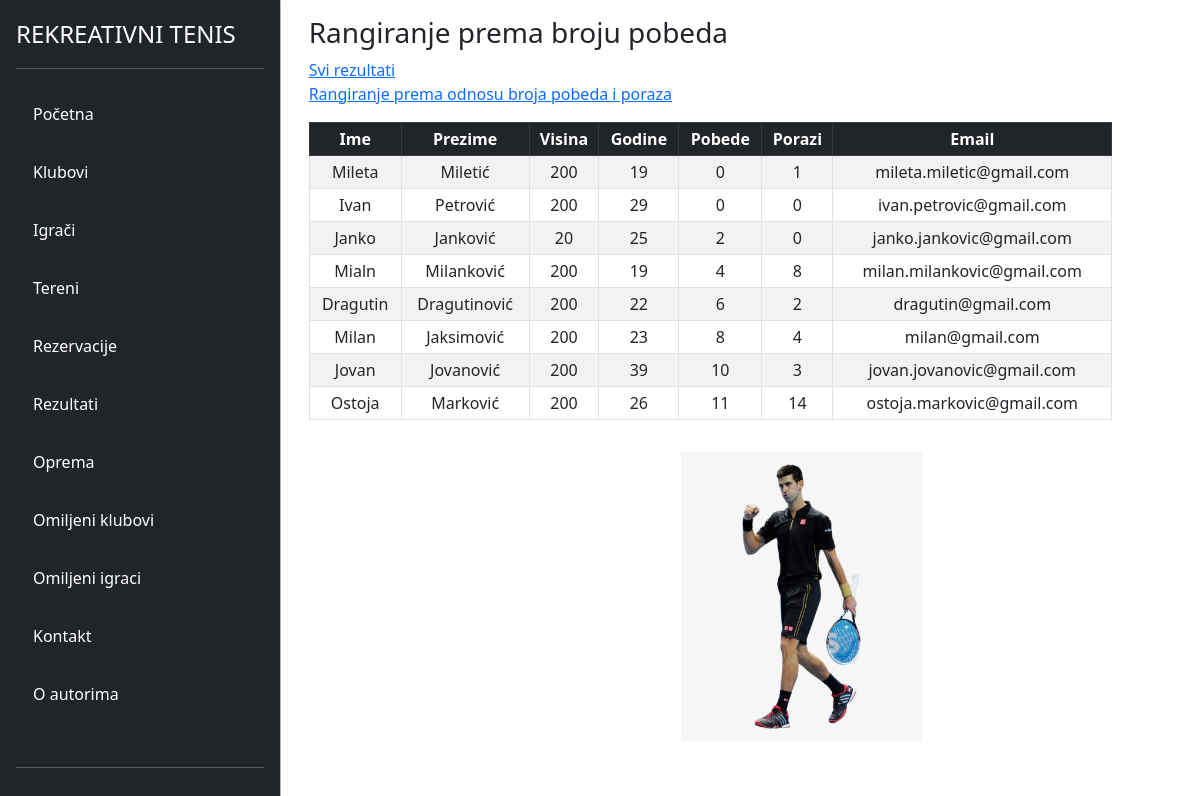
Page /view-gosti/win.php on the committed database.
### tables this page shows
CREATE TABLE `korisnici` (
  `id` int(11) NOT NULL,
  `ime` varchar(255) NOT NULL,
  `prezime` varchar(255) NOT NULL,
  `pol` varchar(50) DEFAULT NULL,
  `visina` int(11) DEFAULT NULL,
  `godine` int(11) DEFAULT NULL,
  `pobeda` int(11) DEFAULT NULL,
  `porazi` int(11) DEFAULT NULL,
  `naziv_kluba` varchar(255) DEFAULT NULL,
  `email` varchar(255) NOT NULL,
  `lozinka` varchar(255) NOT NULL,
  `profilna_slika` longblob DEFAULT NULL,
  `id_opreme` int(11) DEFAULT NULL,
  `id_uloge` int(11) NOT NULL
);

### config/DB.php (called while the page is built)
<?php
class DB{
    private static $factory;
    public static function createInstance($config = null)
    {
        $settings['dbname'] = 'rekreativnitenisdb';
        $settings['dbhost'] = '127.0.0.1';
        $settings['dbuser'] = 'root';
        $settings['dbpass'] = '';
        try{
            $dsn = 'mysql:dbname=' . $settings['dbname'] . ';host=' . $settings['dbhost'];
            $pdo = new PDO($dsn, $settings['dbuser'], $settings['dbpass'], array(PDO::MYSQL_ATTR_INIT_COMMAND => "SET NAMES utf8"));
            $pdo->setAttribute(PDO::ATTR_ERRMODE, PDO::ERRMODE_EXCEPTION);
            $pdo->setAttribute(PDO::ATTR_EMULATE_PREPARES, true);
            $pdo->setAttribute(PDO::ATTR_DEFAULT_FETCH_MODE, PDO::FETCH_ASSOC);
            self::$factory[$config] = $pdo;
            return self::$factory[$config];
        }
        catch (PDOException $e) {
            die ('Connection failed: ' . $e->getMessage());
        }
    }
}
?>

### DAO/KorisnikDAO.php (called while the page is built, shortened)
<?php
require_once '../config/DB.php';
class KorisnikDAO
{
    private $db;
    public function __construct()
    {
        $this->db = DB::createInstance();
    }
    public function getAllIgraciSort()
    {
        $sql = "SELECT k.* FROM korisnici k INNER JOIN uloge u ON k.id_uloge = u.id WHERE u.naziv_uloge='igrac' ORDER BY pobeda asc";
        $statement = $this->db->prepare($sql);
        $statement->execute();
        $res = $statement->fetchAll();
        return $res;
    }
}

### view-gosti/win.php (the view, shortened to what this page needs)
<?php
require_once './partials/navigacija.php';
require_once '../DAO/KorisnikDAO.php';
$korisnikDAO = new KorisnikDAO();
$igraci = $korisnikDAO->getAllIgraciSort();
?>
<div class="container">
    <div class="row">
        <div class="container m-3" style="width: 90%;">
        <h3>Rangiranje prema broju pobeda</h3>
        <a href="results.php">Svi rezultati</a><br>
             <a href="win-loses.php">Rangiranje prema odnosu broja pobeda i poraza</a>
            <table class="table table-bordered  text-center  table-striped  table-sm mt-3" cellspacing="0" style=" margin-left:auto;margin-right:auto" id="dtBasicExample">
                <thead class="table-dark sticky-top bg-white">
                    <tr>
                        <th class="th-sm">Ime</th>
                        <th class="th-sm">Prezime</th>
                        <th class="th-sm">Visina</th>
                        <th class="th-sm">Godine</th>
                        <th class="th-sm">Pobede</th>
                        <th class="th-sm">Porazi</th>
                        <th class="th-sm">Email</th>
                    </tr>
                </thead>
                <tbody>
                    <?php foreach ($igraci as $item) : ?>
                        <tr>
                            <td><?= $item['ime'] ?></td>
                            <td><?= $item['prezime'] ?></td>
                            <td><?= $item['visina'] ?></td>
                            <td><?= $item['godine'] ?></td>
                            <td><?= $item['pobeda'] ?></td>
                            <td><?= $item['porazi'] ?></td>
                            <td><?= $item['email'] ?></td>
                        </tr>
                    <?php endforeach; ?>
                </tbody>
            </table>
        </div>
        <div class="row">
        <div id="carouselExampleControls" class="carousel slide" data-bs-ride="carousel" style="padding-left:25rem">
  <div class="carousel-inner">
    <div class="carousel-item active">
      <img src="./images/pN.png" class="d-block w-50" alt="player1">
    </div>
  </div>
  <button class="carousel-control-prev" type="button" data-bs-target="#carouselExampleControls" data-bs-slide="prev">
    <span class="carousel-control-prev-icon" aria-hidden="true"></span>
  </button>
  <button class="carousel-control-next" type="button" data-bs-target="#carouselExampleControls" data-bs-slide="next">
    <span class="carousel-control-next-icon" aria-hidden="true"></span>
  </button>
</div>
        </div>
        <?php
        require_once './partials/podnozije.php';
        ?>

### view-gosti/css/style.css (style rules this page uses)
.container { max-width: 100%; max-height: 100%; }

### rows in the picture
korisnici: ime "Mileta", prezime "Miletić", visina "200", godine "19", pobeda "0", porazi "1", email "mileta.miletic@gmail.com"
korisnici: ime "Ivan", prezime "Petrović", visina "200", godine "29", pobeda "0", porazi "0", email "ivan.petrovic@gmail.com"
korisnici: ime "Janko", prezime "Janković", visina "20", godine "25", pobeda "2", porazi "0", email "janko.jankovic@gmail.com"
korisnici: ime "Mialn", prezime "Milanković", visina "200", godine "19", pobeda "4", porazi "8", email "milan.milankovic@gmail.com"
korisnici: ime "Dragutin", prezime "Dragutinović", visina "200", godine "22", pobeda "6", porazi "2", email "dragutin@gmail.com"
korisnici: ime "Milan", prezime "Jaksimović", visina "200", godine "23", pobeda "8", porazi "4", email "milan@gmail.com"
korisnici: ime "Jovan", prezime "Jovanović", visina "200", godine "39", pobeda "10", porazi "3", email "jovan.jovanovic@gmail.com"
korisnici: ime "Ostoja", prezime "Marković", visina "200", godine "26", pobeda "11", porazi "14", email "ostoja.markovic@gmail.com"
